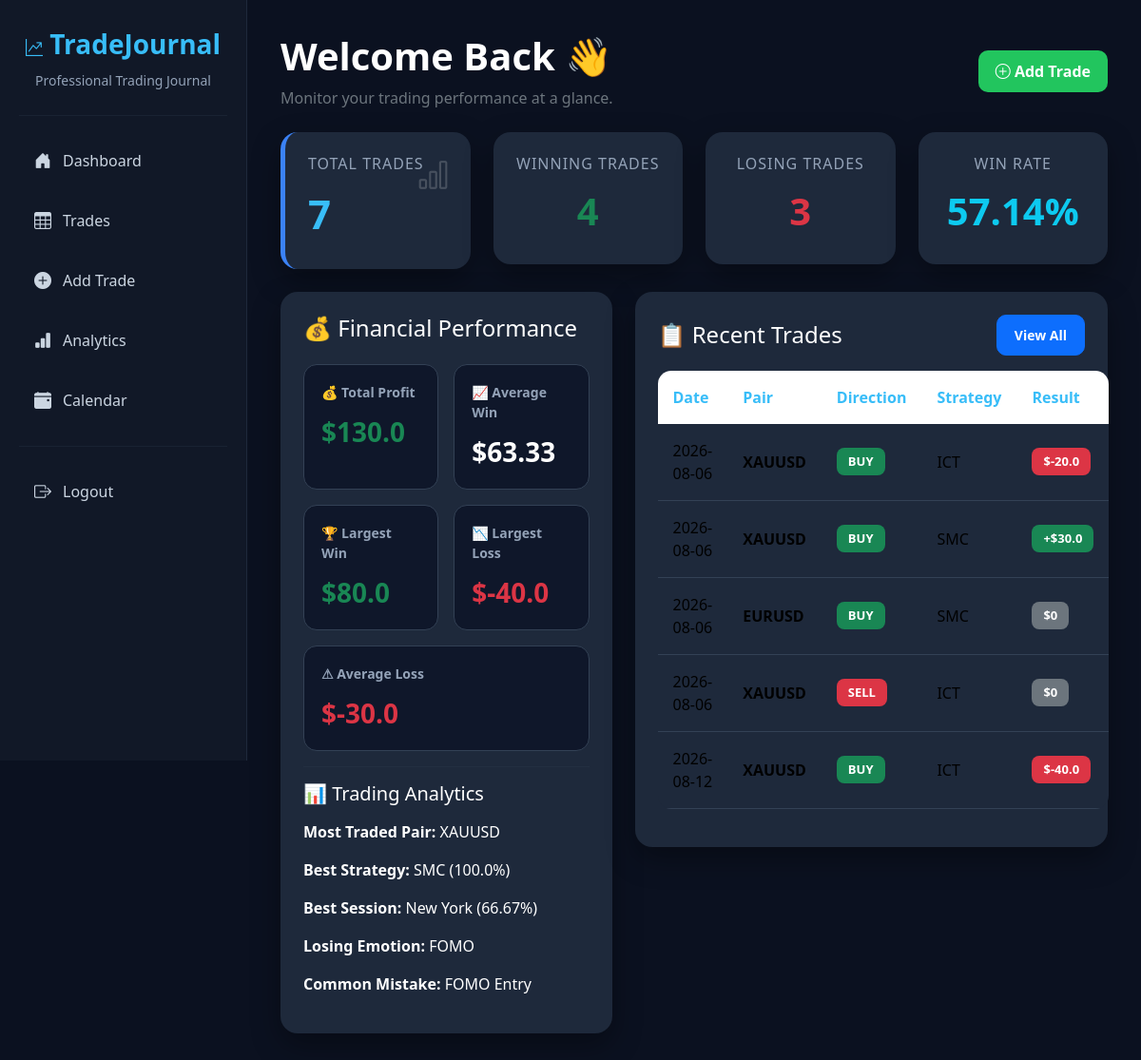
The page /dashboard (signed in) on the database as committed earlier.
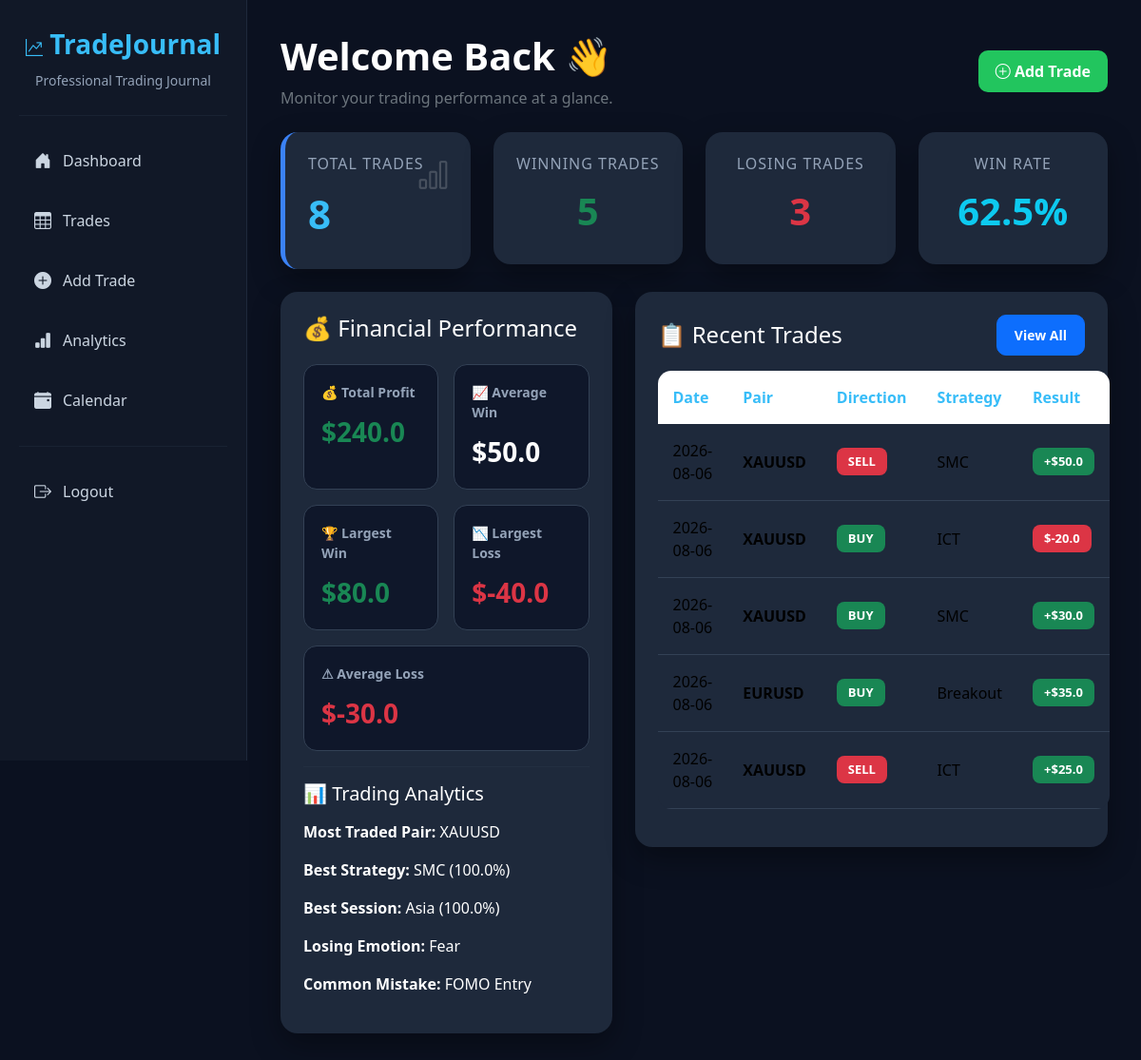
The same page on the database as committed later.
### models/trade.py (models this page shows)
class Trade(db.Model):
    __tablename__ = "trades"
    id = db.Column(db.Integer, primary_key=True)
    date = db.Column(db.String(20), nullable=False)
    symbol = db.Column(db.String(20), nullable=False)
    direction = db.Column(db.String(10), nullable=False)
    entry = db.Column(db.Float, nullable=False)
    exit = db.Column(db.Float, nullable=False)
    lot = db.Column(db.Float, nullable=False)
    market = db.Column(db.String(20), default="Forex")
    profit_loss = db.Column(db.Float, default=0)
    commission = db.Column(db.Float, default=0)
    risk = db.Column(db.Float, default=0)
    strategy = db.Column(db.String(50), default="")
    session = db.Column(db.String(30), default="")
    emotion = db.Column(db.String(50), default="")
    mistake = db.Column(db.String(100), default="")
    notes = db.Column(db.Text)
    before_image = db.Column(db.String(255))
    after_image = db.Column(db.String(255))
    user_id = db.Column(db.Integer, db.ForeignKey("users.id"))

### routes/dashboard.py (the view)
@dashboard_bp.route("/dashboard")
@login_required
def dashboard():
    stats = calculate_dashboard_stats(current_user.id)
    return render_template(
        "dashboard.html",
        user=current_user,
        **stats
    )

### app.py (called while the page is built)
@login_manager.user_loader
def load_user(user_id):
    return User.query.get(int(user_id))

### templates/dashboard.html
{% extends "base.html" %}
{% block content %}
<div class="d-flex justify-content-between align-items-center mb-4">
    <div>
        <h1>Welcome Back 👋</h1>
        <p class="text-secondary mb-0">
            Monitor your trading performance at a glance.
        </p>
    </div>
    <a href="/add_trade" class="btn btn-success">
        <i class="bi bi-plus-circle"></i> Add Trade
    </a>
</div>
<div class="row g-4">
    <div class="col-lg-3 col-md-6">
    <div class="card stat-card stat-blue p-4">
        <i class="bi bi-bar-chart icon"></i>
        <h6>Total Trades</h6>
        <h2>{{ total }}</h2>
    </div>
</div>
    <div class="col-lg-3 col-md-6">
        <div class="card p-4 text-center">
            <h6>Winning Trades</h6>
            <h2 class="text-success">{{ wins }}</h2>
        </div>
    </div>
    <div class="col-lg-3 col-md-6">
        <div class="card p-4 text-center">
            <h6>Losing Trades</h6>
            <h2 class="text-danger">{{ losses }}</h2>
        </div>
    </div>
    <div class="col-lg-3 col-md-6">
        <div class="card p-4 text-center">
            <h6>Win Rate</h6>
            <h2 class="text-info">{{ win_rate }}%</h2>
        </div>
    </div>
</div>
<div class="row mt-4">
    <div class="col-lg-5">
        <div class="card p-4 h-100">
            <h4 class="mb-4">
    💰 Financial Performance
</h4>
<div class="row g-3">
    <div class="col-6">
        <div class="metric-card">
            <div class="metric-title">💰 Total Profit</div>
            <div class="metric-value text-success">
                ${{ total_profit }}
            </div>
        </div>
    </div>
    <div class="col-6">
        <div class="metric-card">
            <div class="metric-title">📈 Average Win</div>
            <div class="metric-value">
                ${{ average_win }}
            </div>
        </div>
    </div>
    <div class="col-6">
        <div class="metric-card">
            <div class="metric-title">🏆 Largest Win</div>
            <div class="metric-value text-success">
                ${{ largest_win }}
            </div>
        </div>
    </div>
    <div class="col-6">
        <div class="metric-card">
            <div class="metric-title">📉 Largest Loss</div>
            <div class="metric-value text-danger">
                ${{ largest_loss }}
            </div>
        </div>
    </div>
    <div class="col-12">
        <div class="metric-card">
            <div class="metric-title">⚠ Average Loss</div>
            <div class="metric-value text-danger">
                ${{ average_loss }}
            </div>
        </div>
    </div>
</div>
            <hr>
            <h5 class="mb-3">
                📊 Trading Analytics
            </h5>
            <p><strong>Most Traded Pair:</strong> {{ most_traded }}</p>
            <p><strong>Best Strategy:</strong>
                {{ best_strategy }}
                ({{ best_strategy_rate }}%)
            </p>
            <p><strong>Best Session:</strong>
                {{ best_session }}
                ({{ best_session_rate }}%)
            </p>
            <p><strong>Losing Emotion:</strong>
                {{ common_emotion }}
            </p>
            <p><strong>Common Mistake:</strong>
                {{ common_mistake }}
            </p>
        </div>
    </div>
    <div class="col-lg-7">
        <div class="card p-4">
            <div class="d-flex justify-content-between align-items-center mb-3">
                <h4 class="mb-0">
                    📋 Recent Trades
                </h4>
                <a href="/trades"
                   class="btn btn-primary btn-sm">
                    View All
                </a>
            </div>
            <table class="table table-hover align-middle">
                <thead>
                    <tr>
                        <th>Date</th>
                        <th>Pair</th>
                        <th>Direction</th>
                        <th>Strategy</th>
                        <th>Result</th>
                    </tr>
                </thead>
                <tbody>
                {% for trade in recent_trades %}
                    <tr>
                        <td>{{ trade.date }}</td>
                        <td>
                            <strong>{{ trade.symbol }}</strong>
                        </td>
                        <td>
                            {% if trade.direction=="BUY" %}
                                <span class="badge bg-success">
                                    BUY
                                </span>
                            {% else %}
                                <span class="badge bg-danger">
                                    SELL
                                </span>
                            {% endif %}
                        </td>
                        <td>{{ trade.strategy }}</td>
                        <td>
                            {% set profit = trade.profit_loss or 0 %}
                            {% if profit > 0 %}
                                <span class="badge bg-success">
                                    +${{ profit }}
                                </span>
                            {% elif profit < 0 %}
                                <span class="badge bg-danger">
                                    ${{ profit }}
                                </span>
                            {% else %}
                                <span class="badge bg-secondary">
                                    $0
                                </span>
                            {% endif %}
                        </td>
                    </tr>
                {% endfor %}
                </tbody>
            </table>
        </div>
    </div>
</div>
{% endblock %}

### templates/base.html (shortened to what this page needs)
<!DOCTYPE html>
<html lang="en">
<head>
    <link href="https://cdn.jsdelivr.net/npm/bootstrap@5.3.3/dist/css/bootstrap.min.css"
          rel="stylesheet">
    <link href="https://cdn.jsdelivr.net/npm/bootstrap-icons@1.11.3/font/bootstrap-icons.min.css"
          rel="stylesheet">
    <link rel="stylesheet"
          href="{{ url_for('static', filename='css/style.css') }}">
</head>
<body>
<div class="sidebar">
    <div class="logo-section">
        <h3 class="logo">
            <i class="bi bi-graph-up-arrow"></i>
            TradeJournal
        </h3>
        <small>Professional Trading Journal</small>
    </div>
    <hr>
    <a href="/dashboard">
        <i class="bi bi-house-door-fill"></i>
        Dashboard
    </a>
    <a href="/trades">
        <i class="bi bi-table"></i>
        Trades
    </a>
    <a href="/add_trade">
        <i class="bi bi-plus-circle-fill"></i>
        Add Trade
    </a>
    <a href="/analytics">
        <i class="bi bi-bar-chart-fill"></i>
        Analytics
    </a>
    <a href="#">
        <i class="bi bi-calendar-event-fill"></i>
        Calendar
    </a>
    <hr>
    <a href="/logout">
        <i class="bi bi-box-arrow-right"></i>
        Logout
    </a>
</div>
<div class="main-content">
{% block content %}
{% endblock %}
</div>
</body>
</html>

### static/css/style.css (style rules this page uses)
* { margin:0; padding:0; box-sizing:border-box; }
body { background:#0B1120; color:#E2E8F0; font-family:"Segoe UI",Tahoma,Geneva,Verdana,sans-serif; }
.sidebar { position:fixed; top:0; left:0; width:260px; height:100vh; background:#111827; border-right:1px solid #1E293B; padding:30px 20px; overflow-y:auto; }
.logo-section { text-align:center; margin-bottom:25px; }
.logo { font-size:28px; color:#38BDF8; font-weight:700; }
.logo-section small { color:#94A3B8; }
.sidebar hr { border-color:#334155; margin:20px 0; }
.sidebar a { display:flex; align-items:center; gap:12px; color:#CBD5E1; text-decoration:none; padding:14px 16px; margin-bottom:8px; border-radius:12px; transition:.25s; font-weight:500; }
.sidebar i { font-size:18px; }
.main-content { margin-left:260px; padding:35px; }
h1,h2,h3 { font-weight:700; color:white; }
.card { background:#1E293B; border:none; border-radius:18px; color:white; box-shadow:0 12px 30px rgba(0,0,0,.35); transition:.25s; }
.card h2 { color:#38BDF8; font-size:40px; margin-top:8px; }
.card h4 { color:white; }
.card h6 { color:#94A3B8; letter-spacing:1px; text-transform:uppercase; }
.card hr { border-color:#334155; }
.btn { border-radius:10px; font-weight:600; padding:10px 18px; }
.btn-success { background:#22C55E; border:none; }
.table { color:white; border-radius:14px; overflow:hidden; }
.table thead { background:#0F172A; }
.table thead th { color:#38BDF8; border:none; padding:16px; }
.table td { padding:16px; background:#1E293B; border-color:#334155; vertical-align:middle; }
.table-hover tbody tr { transition:.25s; }
.badge { border-radius:8px; padding:8px 12px; font-size:13px; }
.stat-card { position:relative; overflow:hidden; border-radius:18px; transition:.3s; }
.stat-card .icon { position:absolute; right:22px; top:20px; font-size:34px; opacity:.18; }
.stat-blue { border-left:5px solid #3B82F6; }
.stat-card h2 { font-size:42px; font-weight:700; margin-top:10px; }
.stat-card h6 { color:#94A3B8; text-transform:uppercase; letter-spacing:1px; }
.metric-card { background:#0F172A; border:1px solid #334155; border-radius:14px; padding:18px; transition:.25s; height:100%; }
.metric-title { color:#94A3B8; font-size:14px; margin-bottom:10px; font-weight:600; }
.metric-value { font-size:28px; font-weight:700; color:white; }

Rows that differ between the two databases and show on the page:
no longer on one of the page's lists (row unchanged): Trade: date "2026-08-12", symbol "XAUUSD", strategy "ICT", profit_loss "-40.0"
changed Trade "EURUSD": strategy "SMC" → "Breakout"; profit_loss (not shown) → "35.0"; no longer shows "$0"
changed Trade: profit_loss (not shown) → "25.0"; no longer shows "$0"
added Trade: date "2026-08-06", symbol "XAUUSD", direction "SELL", strategy "SMC", profit_loss "50.0"
Other text that changed with them:
{{ total }}: "7" → "8"
{{ wins }}: "4" → "5"
{{ win_rate }}: "57.14" → "62.5"
{{ total_profit }}: "130.0" → "240.0"
{{ average_win }}: "63.33" → "50.0"
{{ best_session }}: "New York" → "Asia"
{{ best_session_rate }}: "66.67" → "100.0"
{{ common_emotion }}: "FOMO" → "Fear"
